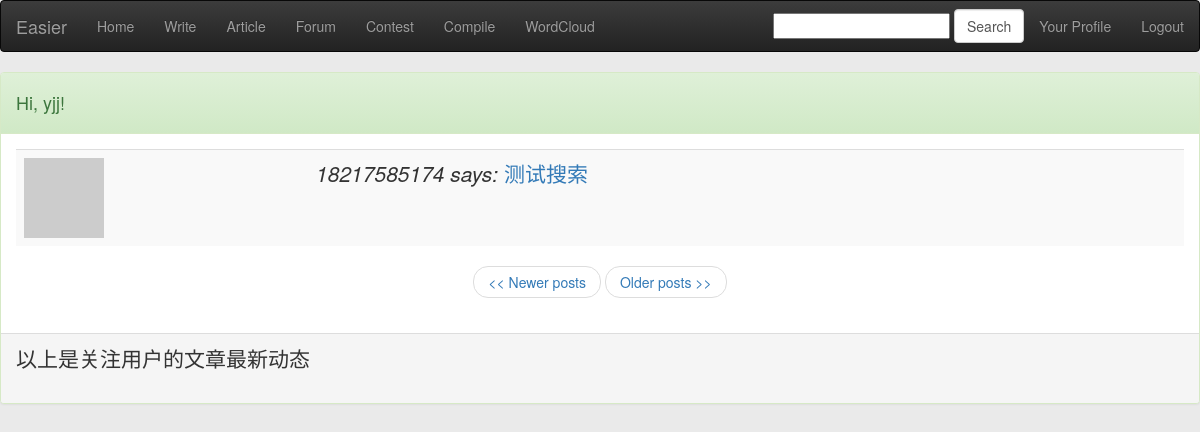
The app's page /index (signed in) with its own data.
### app/models.py (models this page shows, shortened)
class User(db.Model):
    id = db.Column(db.Integer, primary_key=True)
    nickname = db.Column(db.String(64), index=True, unique=True)
    email = db.Column(db.String(120), index=True, unique=True)
    password = db.Column(db.String(120), index=True)
    posts = db.relationship('Post', backref='author', lazy='dynamic')
    cards = db.relationship('Card', backref='participant')
    about_me = db.Column(db.String(140))
    last_seen = db.Column(db.DateTime)
    followed = db.relationship('User',
                               secondary=followers,
                               primaryjoin=(followers.c.follower_id == id),
                               secondaryjoin=(followers.c.followed_id == id),
                               backref=db.backref('followers', lazy='dynamic'),
                               lazy='dynamic')
    def followed_posts(self):
        return Post.query.join(followers, (followers.c.followed_id == Post.user_id)).filter(
            followers.c.follower_id == self.id).order_by(Post.timestamp.desc())
    is_authenticated = True
    is_active = True
    is_anonymous = False
    def avatar(self, size):
        return 'http://www.gravatar.com/avatar/' + md5(self.email.encode('utf8')).hexdigest() + '?d=mm&s=' + str(size)

class Post(db.Model):
    __searchable__ = ['body', 'title']
    __analyzer__ = ChineseAnalyzer()
    id = db.Column(db.Integer, primary_key=True)
    title = db.Column(db.String(100))
    body = db.Column(db.String(140))
    timestamp = db.Column(db.DateTime)
    user_id = db.Column(db.Integer, db.ForeignKey('user.id'))

### app/views.py (the view)
@app.route('/', methods=['GET', 'POST'])
@app.route('/index', methods=['GET', 'POST'])
@app.route('/index/<int:page>', methods=['GET', 'POST'])
@login_required
def index(page=1):
    posts = g.user.followed_posts().paginate(page, POSTS_PER_PAGE, False)
    return render_template('index.html',
        title='Home',
        posts=posts)

### app/forms.py
class SearchForm(Form):
    search = StringField('search', validators=[DataRequired()])

### app/views.py (called while the page is built)
@app.before_request
def before_request():
    g.user = current_user
    g.search_form = SearchForm()
    if g.user.is_authenticated:
        g.user.last_seen = datetime.utcnow()
        db.session.add(g.user)
        db.session.commit()

@lm.user_loader
def load_user(id):
    return User.query.get(int(id))

### app/templates/index.html
{% extends "base.html" %}
{% block content %}
<div class="panel panel-success">
    <div class="panel-heading">
        <h4>Hi, {{g.user.nickname}}!</h4>
    </div>
    <div class="panel-body">
        {% for post in posts.items %}
            {% include 'post.html' %}
        {% endfor %}
        <nav>
            <ul class="pager">
        {% if posts.has_prev %}<li><a href="{{ url_for('index', page = posts.prev_num) }}"><< Newer posts</a></li>{% else %}<li><a href="#"><< Newer posts</a></li>{% endif %}
        {% if posts.has_next %}<li><a href="{{ url_for('index', page = posts.next_num) }}">Older posts >></a></li>{% else %}<li><a href="#">Older posts >></a></li>{% endif %}
            </ul>
        </nav>
    </div>
    <div class="panel-footer">
        <p class="lead">以上是关注用户的文章最新动态</p>
    </div>
</div>
{% endblock %}

### app/templates/post.html
<table class="table table-striped table-hover">
    <tr class="lead">
        <td><a href="{{ url_for('user', nickname = post.author.nickname) }}"><img src="{{post.author.avatar(50)}}"></a></td>
        <td><i>{{post.author.nickname}} says:</i>
        <a href="{{ url_for('article', pk = post.id) }}">{{post.title}}</a></td>
    </tr>
</table>

### records on screen
User: user.nickname "yjj"
Post: author.nickname "18217585174", title "测试搜索"
